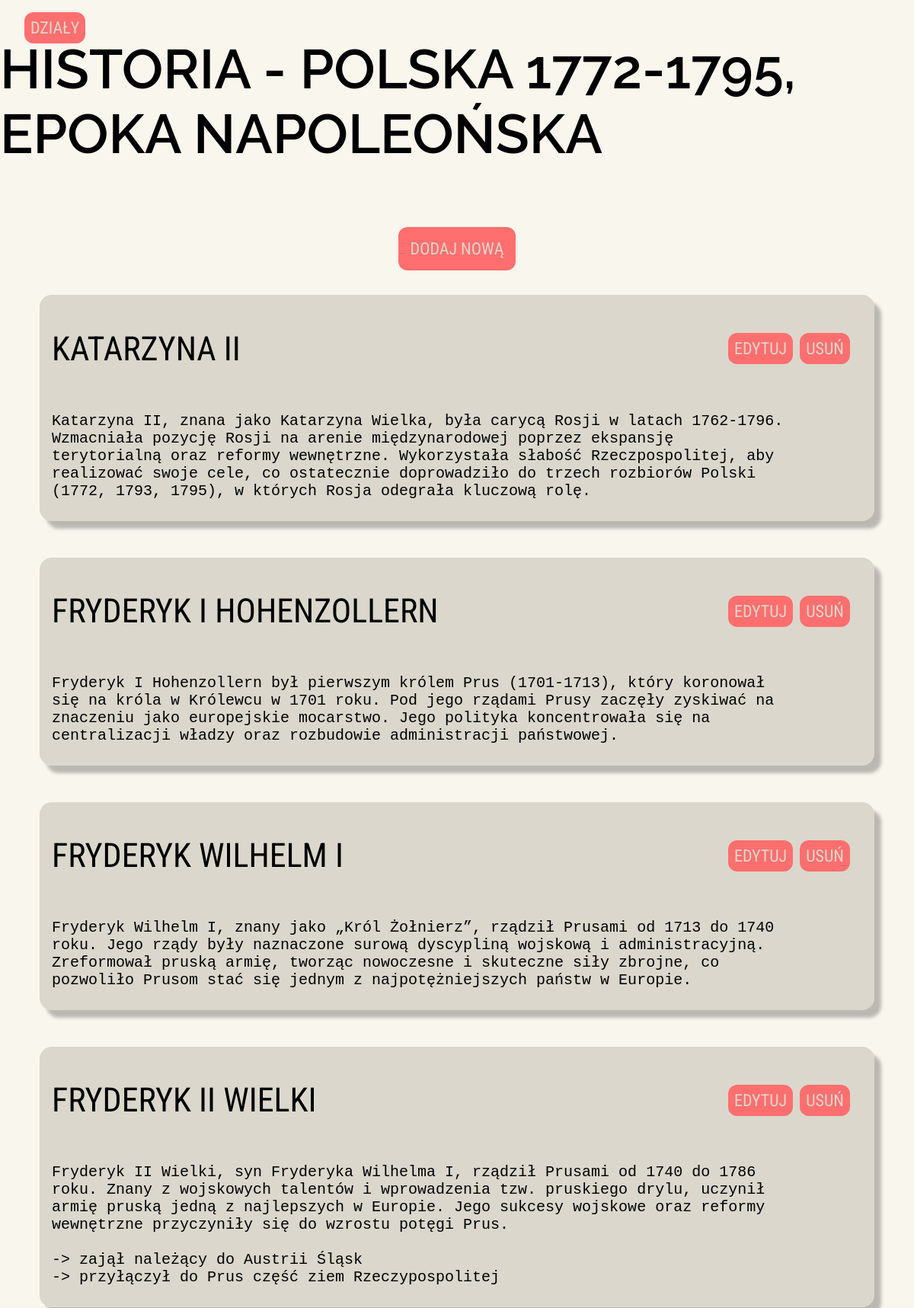
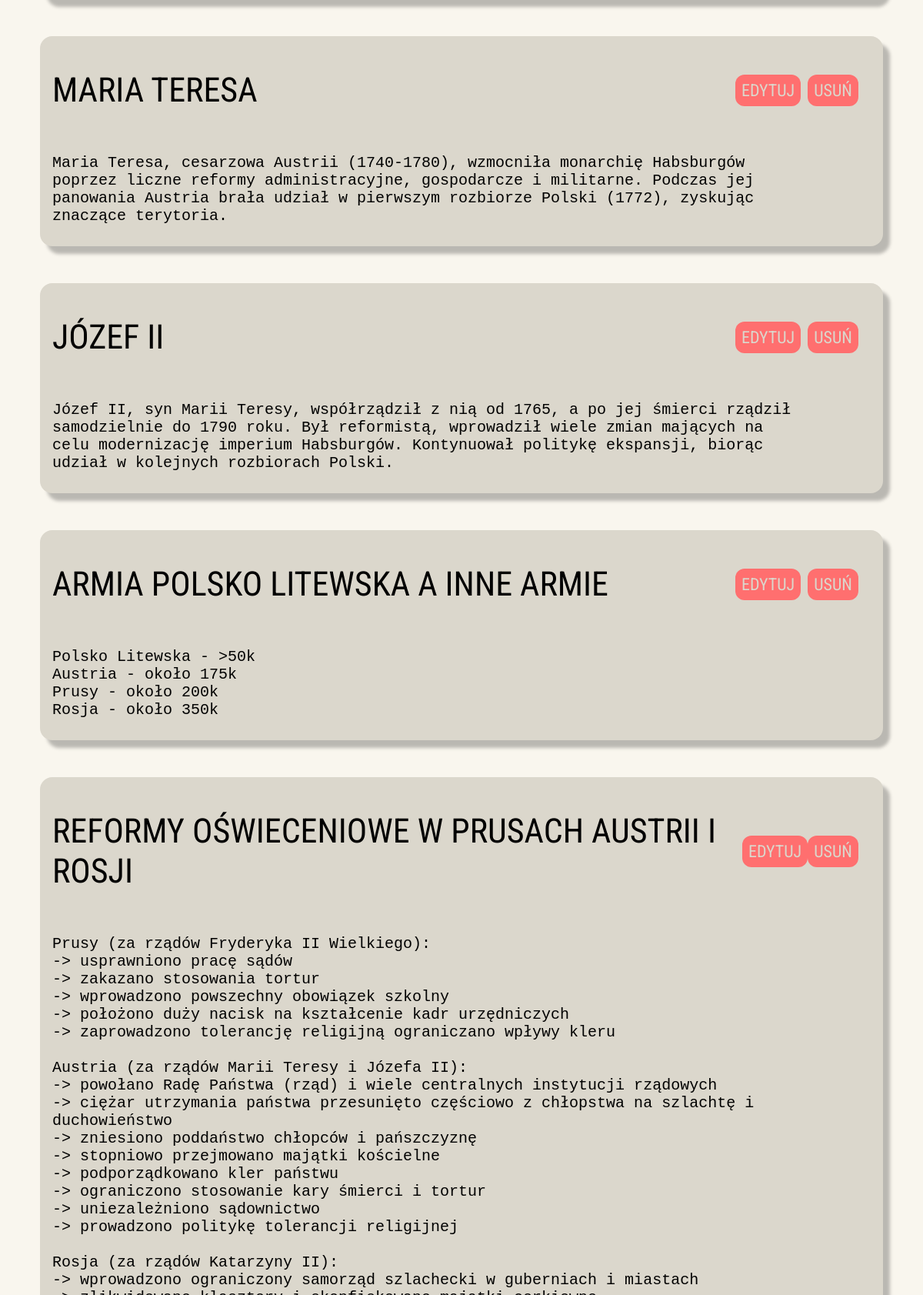
The app's page /history/unit/4 (signed in, upper part) with its own data (2 pictures, top to bottom).
### history/models.py (models this page shows, shortened)
class Units(models.Model):
    unitId = models.AutoField(primary_key=True, auto_created=True)
    unitName = models.CharField(max_length=200)
    def __str__(self):
        return self.unitName

class Notes(models.Model):
    noteId = models.AutoField(primary_key=True, auto_created=True)
    unitId = models.ForeignKey(Units, default=1, on_delete=models.CASCADE)
    noteTitle = models.CharField(max_length=200)
    noteContent = models.TextField()

### history/views.py (the view)
# urls.py: path('unit/<int:unitId>', views.unit, name='unit'),
def unit(request, unitId):
    if not request.user.is_authenticated:
        return redirect('/accounts/login')
    unit = Units.objects.get(pk=unitId)
    notes = Notes.objects.all().filter(unitId=unitId)
    return render(request, 'history/unit.html', {'unit': unit, 'notes': notes})

### templates/history/unit.html (shortened to what this page needs)
{% extends "base.html" %}
{% load static %}
{% block css %}
    <link rel="stylesheet" href="{% static 'unit.css' %}">
{% endblock %}
{% block content %}
    <div class="unit-header">
        <div class="go-back">
            <a href="/history/units">Działy</a>
        </div>
        <h1 class="unit-title">Historia - {{ unit }}</h1>
    </div>
    <div class="note-add" style="margin: 2em;">
        <a href="/history/notes/add/{{ unit.unitId }}">Dodaj nową</a>
    </div>
    {% if notes %}
        {% for note in notes %}
            <div class="notes">
                <span class="notes-header">
                    <h2 class="notes-title">{{ note.noteTitle }}</h2>
                    <div class="notes-header-buttons">
                        <div class="note-edit">
                            <a href="/history/notes/edit/{{ note.noteId }}">Edytuj</a>
                        </div>
                        <div class="note-delete">
                            <a href="/history/notes/delete/{{ note.noteId  }}">Usuń</a>
                        </div>
                    </div>
                </span>
                <div class="notes-content">
                    <pre style="overflow: auto; white-space: pre-wrap; word-wrap: break-word;">{{ note.noteContent }}</pre>
                </div>
            </div>
        {% endfor %}
    {% endif %}
{% endblock %}

### static/unit.css (style rules this page uses)
body { margin: 0; padding: 0; display: flex; flex-direction: column; justify-content: center; align-items: center; background: #F9F6EE; }
.unit-header { display: flex; align-items: center; }
.go-back { font-size: 1.2em; padding: 0.5em; }
.unit-title { color: #000; font-family: 'Raleway'; font-size: 72px; font-style: normal; font-weight: 600; line-height: normal; text-transform: uppercase; justify-self: start; }
.notes { width: 90%; max-width: 90%; border-radius: 16px; background: #DBD7CC; box-shadow: 9px 10px 4px 0px rgba(0, 0, 0, 0.25); padding: 0.5em 0 0.5em 1em; margin-bottom: 3em; }
.notes-header > h2 { color: #000000; font-family: 'Roboto Condensed'; font-size: 44px; font-style: normal; font-weight: 400; line-height: normal; text-transform: uppercase; }
.notes-content { max-width: 90%; color: #000; font-family: 'Roboto Condensed'; font-size: 20px; font-weight: 200; font-weight: light; line-height: normal; }
.notes-header { display: flex; justify-content: space-between; align-items: center; }
.notes-header-buttons { display: flex; justify-content: space-between; width: 10em; margin-right: 2em; }
.note-edit, .note-delete, .note-add, .go-back { display: flex; justify-content: center; align-items: center; border: none; padding: 0.5em; font-size: 1em; font-weight: 700; cursor: pointer; border-radius: 12px; background: #FF6F6F; }
.note-edit > a, .note-delete > a, .note-add > a, .go-back > a { color: #DBD7CC; font-family: 'Roboto Condensed'; font-size: 22px; font-style: normal; font-weight: 400; line-height: normal; text-transform: uppercase; }
a { text-decoration: none; color: black; }
.note-add { padding: 1em; margin-bottom: 2em; }
.go-back { position: absolute; top: 1em; left: 2em; }

### records on screen
Units: unitName "POLSKA 1772-1795, EPOKA NAPOLEOŃSKA"
Notes: noteTitle "KATARZYNA II", noteContent "Katarzyna II, znana jako Katarzyna Wielka, była carycą Rosji w latach 1762-1796. Wzmacniała pozycję Rosji na arenie międzynarodowej poprzez ekspansję terytorialną oraz reformy wewnętrzne. Wykorzystała słabość Rzeczpospolitej, aby realizować swoje cele, co ostatecznie doprowadziło do trzech rozbiorów Polski (1772, 1793, 1795), w których Rosja odegrała kluczową rolę."
Notes: noteTitle "FRYDERYK I HOHENZOLLERN", noteContent "Fryderyk I Hohenzollern był pierwszym królem Prus (1701-1713), który koronował się na króla w Królewcu w 1701 roku. Pod jego rządami Prusy zaczęły zyskiwać na znaczeniu jako europejskie mocarstwo. Jego polityka koncentrowała się na centralizacji władzy oraz rozbudowie administracji państwowej."
Notes: noteTitle "FRYDERYK WILHELM I", noteContent "Fryderyk Wilhelm I, znany jako „Król Żołnierz”, rządził Prusami od 1713 do 1740 roku. Jego rządy były naznaczone surową dyscypliną wojskową i administracyjną. Zreformował pruską armię, tworząc nowoczesne i skuteczne siły zbrojne, co pozwoliło Prusom stać się jednym z najpotężniejszych państw w Europie."
Notes: noteTitle "FRYDERYK II WIELKI", noteContent "Fryderyk II Wielki, syn Fryderyka Wilhelma I, rządził Prusami od 1740 do 1786 roku. Znany z wojskowych talentów i wprowadzenia tzw. pruskiego drylu, uczynił armię pruską jedną z najlepszych w Europie. Jego sukcesy wojskowe oraz reformy wewnętrzne przyczyniły się do wzrostu potęgi Prus. -> zajął należący do Austrii Śląsk -> przyłączył do Prus część ziem Rzeczypospolitej"
Notes: noteTitle "MARIA TERESA", noteContent "Maria Teresa, cesarzowa Austrii (1740-1780), wzmocniła monarchię Habsburgów poprzez liczne reformy administracyjne, gospodarcze i militarne. Podczas jej panowania Austria brała udział w pierwszym rozbiorze Polski (1772), zyskując znaczące terytoria."
Notes: noteTitle "JÓZEF II", noteContent "Józef II, syn Marii Teresy, współrządził z nią od 1765, a po jej śmierci rządził samodzielnie do 1790 roku. Był reformistą, wprowadził wiele zmian mających na celu modernizację imperium Habsburgów. Kontynuował politykę ekspansji, biorąc udział w kolejnych rozbiorach Polski."
Notes: noteTitle "ARMIA POLSKO LITEWSKA A INNE ARMIE", noteContent "Polsko Litewska - >50k Austria - około 175k Prusy - około 200k Rosja - około 350k"
Notes: noteTitle "REFORMY OŚWIECENIOWE W PRUSACH AUSTRII I ROSJI"
